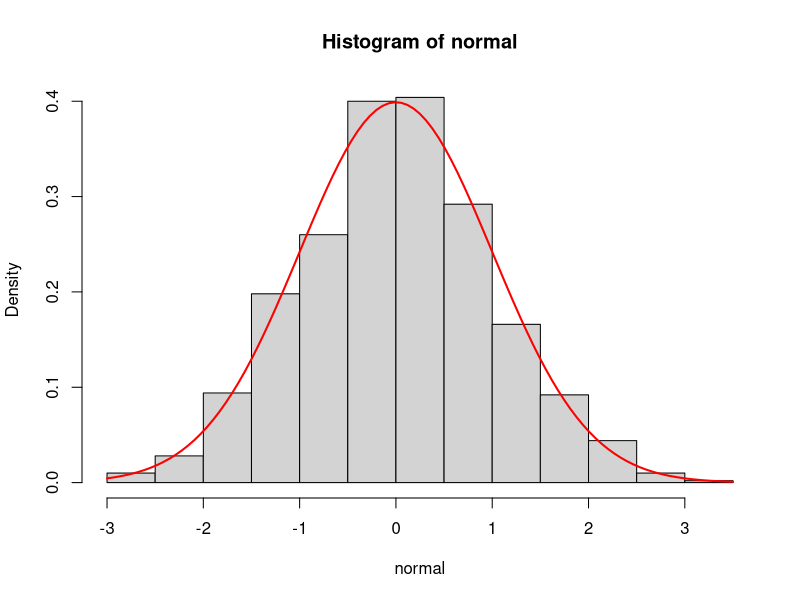
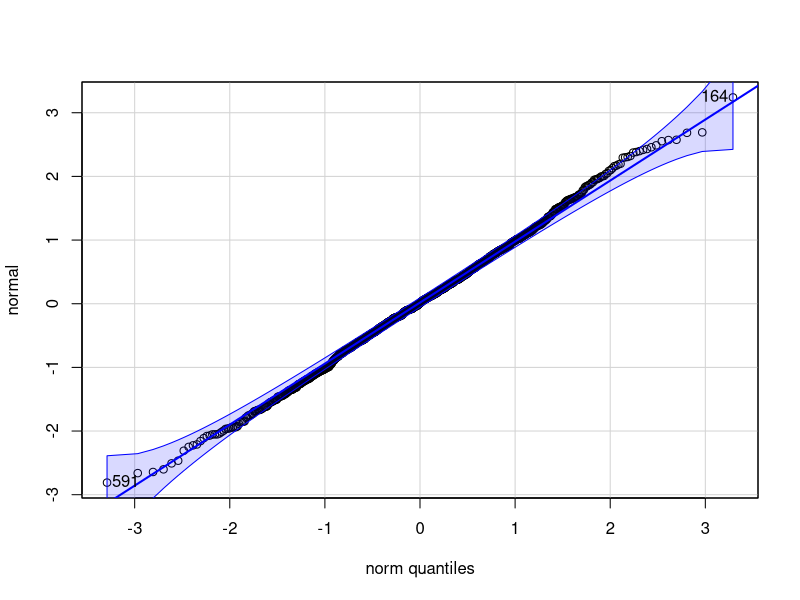
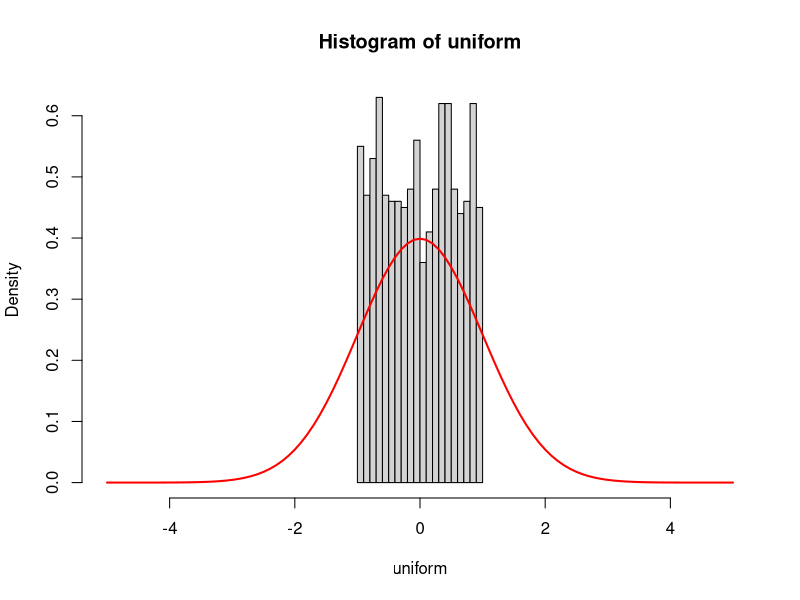
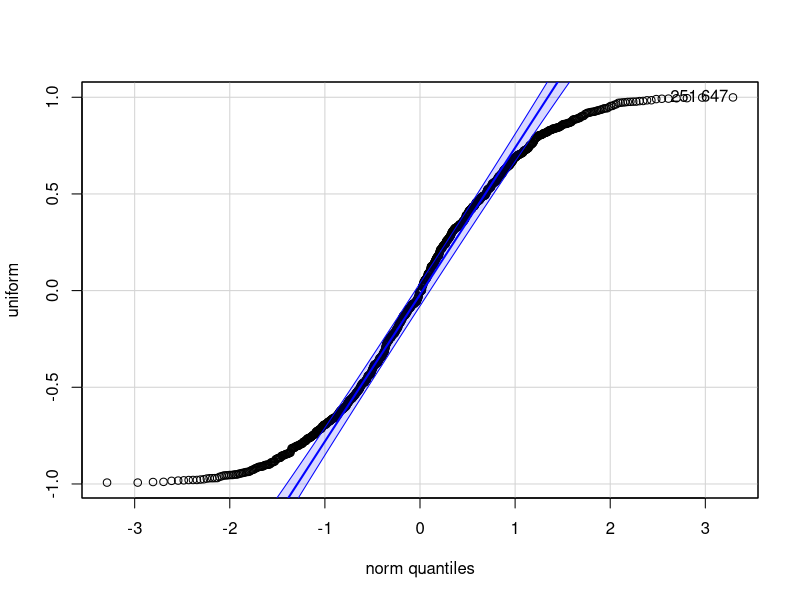
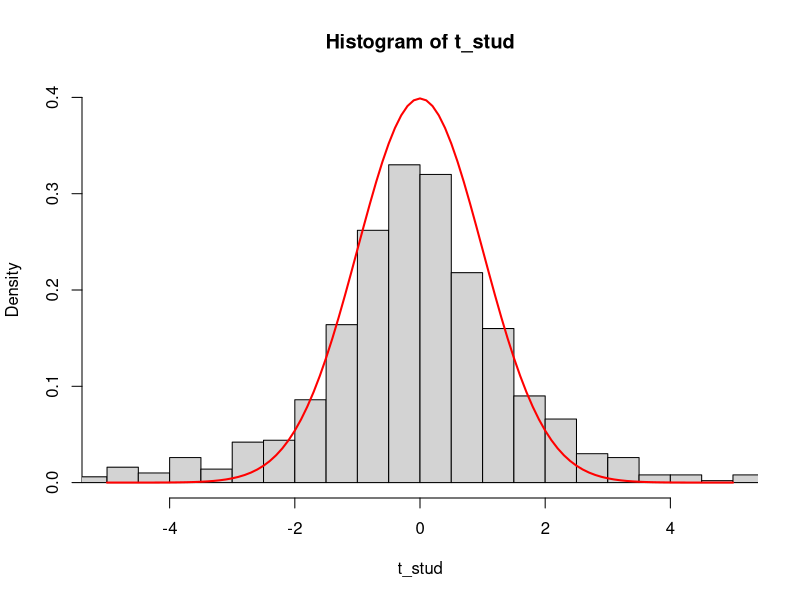
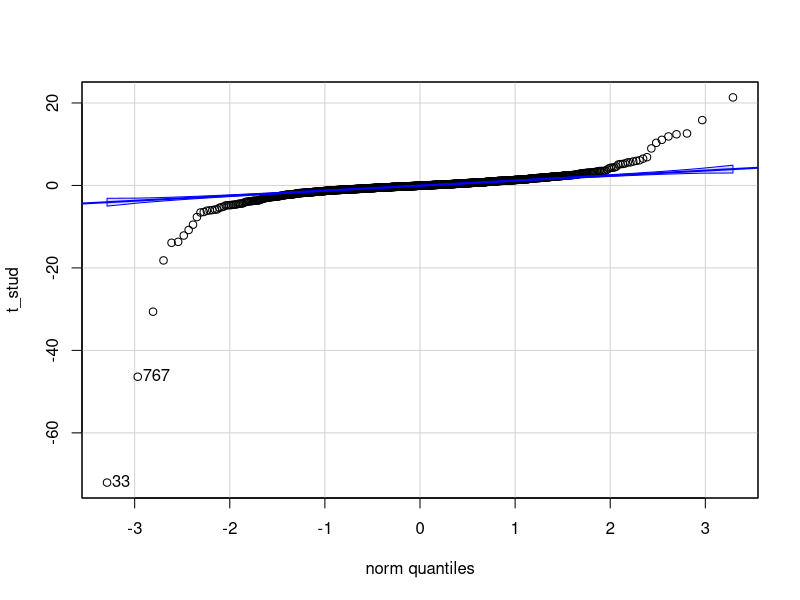
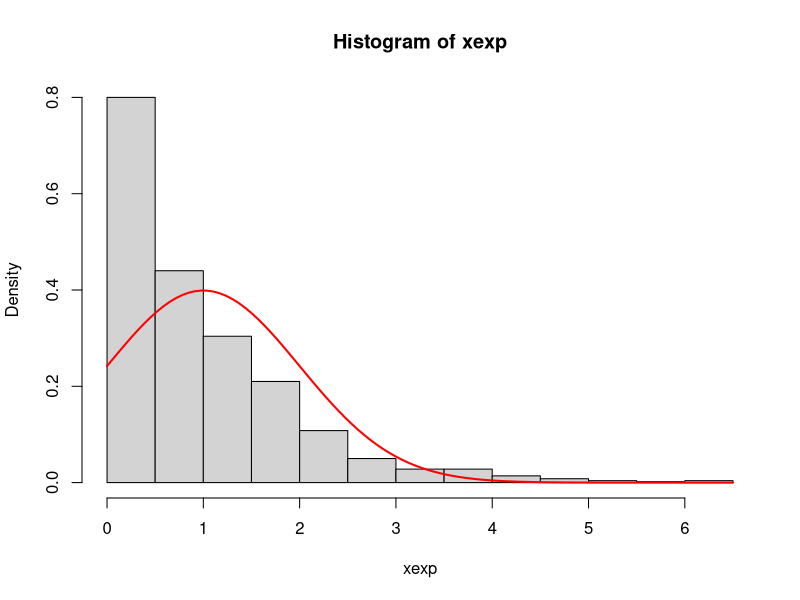
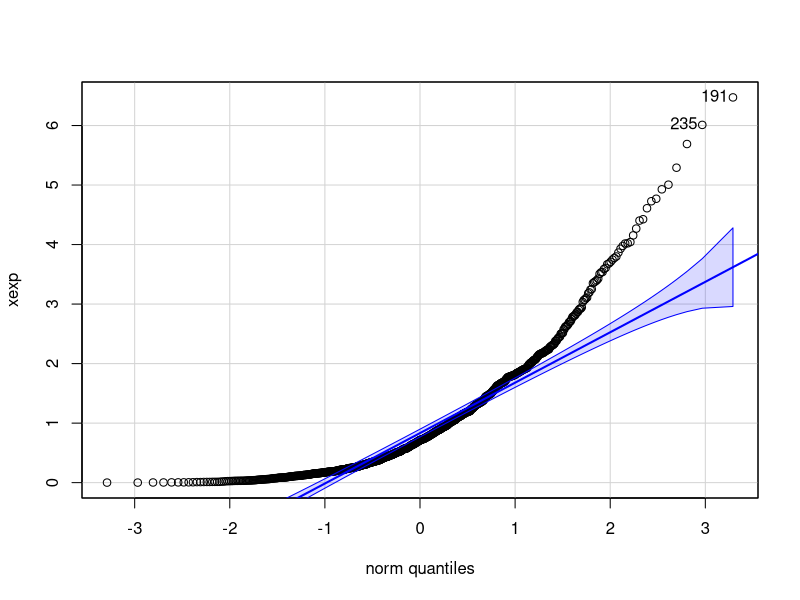

Source code (R) for these figures, in order:
## ---- chunk 1
# nahrajte knihovnu ggplot2 a car
library(ggplot2)
library(car)
# generování normální distribuce 
set.seed(123)
normal = rnorm(1000)
hist(normal, freq = F, breaks = 20)
curve(dnorm(x, mean = mean(0), sd = 1), add = TRUE, col = "red", lwd = 2)
# Create Q-Q plot with confidence interval
qqPlot(normal, distribution = "norm", envelope = 0.95)
## ---- chunk 2
uniform = runif(1000, min = -1, max = 1)
hist(uniform, freq = F, breaks = 20, xlim = c(-5, 5))
curve(dnorm(x, mean = mean(0), sd = 1), add = TRUE, col = "red", lwd = 2)
qqPlot(uniform, distribution = "norm", envelope = 0.95)
## ---- chunk 3
t_stud <- rt(1000, df = 2)
hist(t_stud, freq = F, breaks = 200, xlim = c(-5, 5), ylim = c(0, 0.4))
curve(dnorm(x, mean = mean(0), sd = 1), add = TRUE, col = "red", lwd = 2)
qqPlot(t_stud, distribution = "norm", envelope = 0.95)
## ---- chunk 4
xexp = rexp(1000)
hist(xexp, freq = F, breaks = 20)
curve(dnorm(x, mean = mean(1), sd = 1), add = TRUE, col = "red", lwd = 2)
qqPlot(xexp, distribution = "norm", envelope = 0.95)
## ---- chunk 5
xexp2 = max(xexp)-xexp
hist(xexp2, freq = F, breaks = 20)
curve(dnorm(x, mean = mean(1), sd = 1), add = TRUE, col = "red", lwd = 2)
qqPlot(xexp2, distribution = "norm", envelope = 0.95)
## ---- chunk 6
shapiro.test(normal)
shapiro.test(uniform)
shapiro.test(t_stud)
shapiro.test(xexp)
shapiro.test(xexp2)

